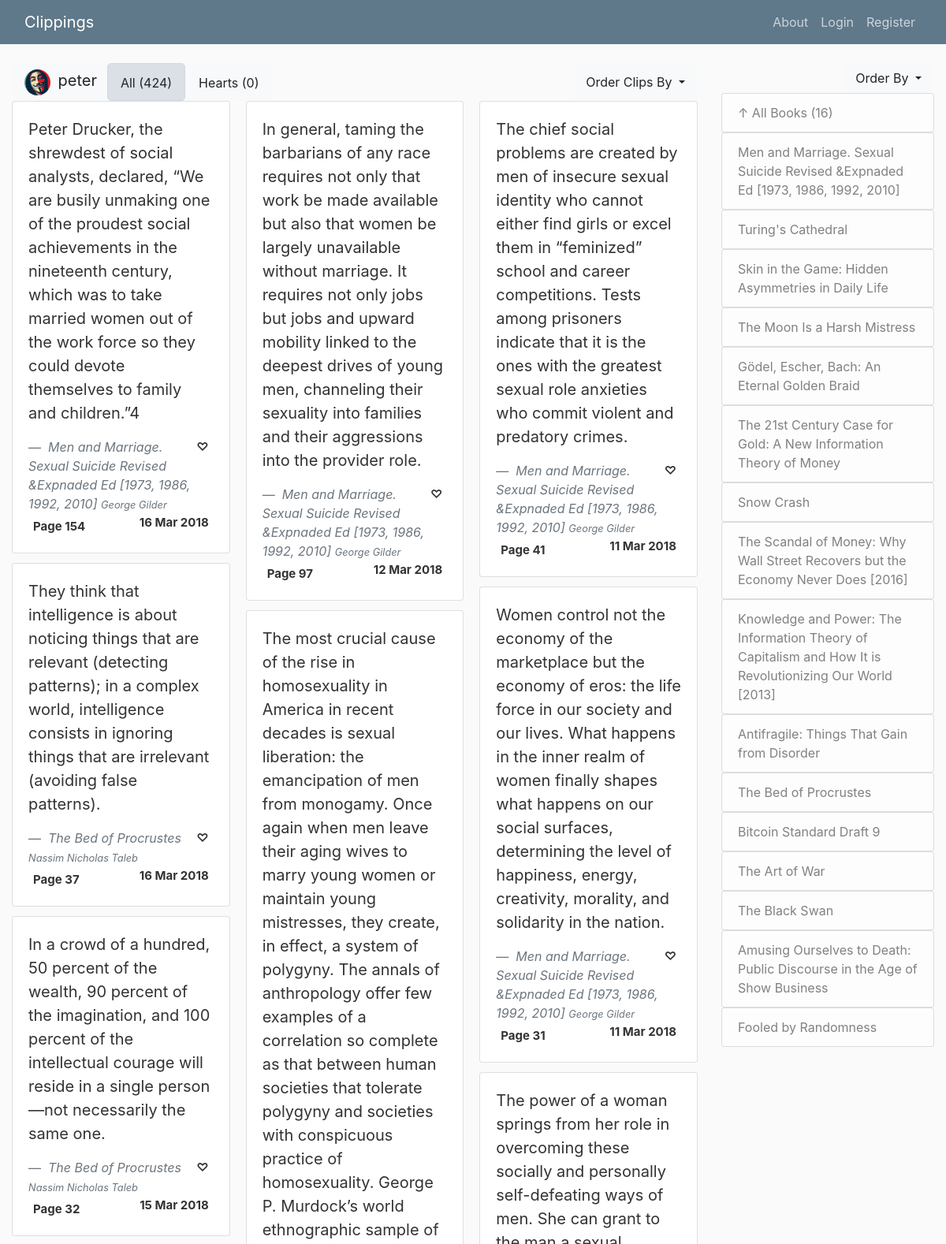
The app's page /peter (upper part) with its own data.
### clippings/models.py (models this page shows, shortened)
class User(db.Model, UserMixin):
    id = db.Column(db.Integer, primary_key=True)
    username = db.Column(db.String(20), unique=True, nullable=False)
    email = db.Column(db.String(120), unique=True, nullable=False)
    image_file = db.Column(db.String(20), nullable=False, default='default.jpg')
    password = db.Column(db.String(60), nullable=False)
    posts = db.relationship('Post', backref='author', lazy=True)
    likes = db.relationship('Clip', secondary=likes, backref='liked_by', lazy=True)

class Clip(db.Model):
    id = db.Column(db.Integer, primary_key=True)
    title = db.Column(db.String(400), nullable=False)
    author = db.Column(db.String(400), nullable=False)
    page = db.Column(db.Integer, nullable=False)
    location = db.Column(db.String(20), nullable=False)
    date = db.Column(db.DateTime, nullable=False, default=datetime.utcnow)
    clipping = db.Column(db.Text, nullable=False)
    is_favorite = db.Column(db.Boolean, default=False, nullable=False)
    user_id = db.Column(db.Integer, db.ForeignKey('user.id'), nullable=False)

### clippings/clips/routes.py (the view, shortened to what this page needs)
@clips.route("/<string:username>", methods=['GET', 'POST'])
@clips.route("/<string:username>/<string:title>", methods=['GET', 'POST'])
def user_book(username, title=None):
    user = User.query.filter_by(username=username).first_or_404()
    page = request.args.get('page', 1, type=int)
    clip_order = request.args.get('order_by', 'date.desc()')
    book_order = request.args.get('book_order', 'date.desc()')
    order = order_by.get(clip_order)
    b_order = order_by.get(book_order)
    clips_count = 0
    favorite_id = request.args.get('favorite_id')
    show_favorites = request.args.get('favorite')
    if(favorite_id):
        add_favorite(favorite_id)
    if(title == None):
        clips = Clip.query.filter_by(user_id=user.id).order_by(order).paginate(per_page=30, page=page)
        clips_count = Clip.query.filter_by(user_id=user.id).count()
        favorite_count = Clip.query.filter_by(user_id=user.id, is_favorite=True).count()
        if(show_favorites):
            clips = Clip.query.filter_by(user_id=user.id, is_favorite=True).order_by(order).paginate(per_page=30, page=page)
    books = Clip.query.filter_by(user_id=user.id).order_by(b_order).group_by(Clip.title).distinct(Clip.title)
    books_count = Clip.query.filter_by(user_id=user.id).order_by(b_order).group_by(Clip.title).distinct(Clip.title).count()
    return render_template('user_book.html.j2', clips=clips, user=user, books=books, title_selected=title,
                           order_by=clip_order, book_order=book_order, clips_count=clips_count, books_count=books_count,
                           add_favorite=add_favorite, favorite_count=favorite_count, favorite=show_favorites)

### clippings/templates/user_book.html.j2 (shortened to what this page needs)
{% extends 'layout.html.j2' %}
{% block content_header %}
{% include 'clip_sort.html.j2' with context%}
{% endblock content_header %}
{% block content %}
<div class="card-columns">
        {% for clip in clips.items %}
        <div class="card">
                <div class="card-body">
                    <blockquote class="blockquote mb-0">
                        <p>{{ clip.clipping }}</p>
                        {% if clip.is_favorite %}
                            {% if user == current_user%}
                                <a href="{{url_for('clips.user_book', username=user.username, title=title_selected, page=page_num, order_by=order_by, favorite=favorite, favorite_id=clip.id)}}"><span class="badge float-right">❤</span></a>
                            {% else %}
                                <span class="badge float-right">❤</span>
                            {% endif %}
                        {% else %}
                            {% if user == current_user%}
                                <a href="{{url_for('clips.user_book', username=user.username, title=title_selected, page=page_num, order_by=order_by, favorite=favorite, favorite_id=clip.id)}}"><span class="badge float-right">♡</span></a>
                             {% else %}
                                <span class="badge float-right">♡</span>
                            {% endif %}
                        {% endif %}
                        <footer class="blockquote-footer">
                            <cite title="title, author"> {{ clip.title }}
                                <small>{{ clip.author }}</small>
                            </cite>
                        </footer>
                        <div class="badge"> Page {{ clip.page }} </div>
                        <span class="badge float-right">{{ clip.date.strftime("%-d %b %Y") }}</span>
                    </blockquote>
                </div>
        </div>
        {% endfor %}
</div>
{% endblock content %}
{% block sidebar_header %}
    {% include 'book_sort.html.j2' with context%}
{% endblock sidebar_header %}
{% block left_sidebar %}
            <ul class="list-group">
            <a href="{{url_for('clips.user_book', username=user.username)}}">
                    <li class="list-group-item list-group-item-light"> 	&uarr; All Books ({{(books_count)}})</li></a>
            {% for book in books%}
                {% if book.title == title_selected%}
                    <a href="{{url_for('clips.user_book', username=user.username, order_by=order_by, book_order=book_order)}}">
                    <li class="list-group-item list-group-item-dark">{{book.title}}
                    - <small>{{ book.author }}</small></li></a>
                {% else %}
                    <a href="{{url_for('clips.user_book', username=user.username, title=book.title, order_by='page.asc()', book_order=book_order)}}">
                    <li class="list-group-item list-group-item-light">{{book.title}}</li>
                    </a>
                {% endif %}
            {% endfor %}
            </ul>
{% endblock left_sidebar %}

### clippings/templates/clip_sort.html.j2 (shortened to what this page needs)
<div class="row" style="margin-right:3px; margin-left: 3px;">
    <button type="button" class="btn btn-light">
    <img class="rounded-circle header-img" src="{{ url_for('static', filename='profile_pics/' + user.image_file) }}">
    <span style="font-size: 1.25rem;">{{user.username}}<span></button>
        {% if favorite == 'true' %}
            <a href="{{url_for('clips.user_book', username=user.username, title=title_selected, page=page_num, order_by=order_by)}}">
            <button class="btn btn-lg btn-light"><span style="font-size: 1rem;">All ({{(clips_count)}})<span></button>
            </a>
            <a href="{{url_for('clips.user_book', username=user.username, title=title_selected, page=page_num, order_by=order_by, favorite='true')}}">
            <button class="btn btn-lg btn-light active"><span style="font-size: 1rem;">Hearts ({{(favorite_count)}})<span></button>
            </a>
        {% else %}
            <a href="{{url_for('clips.user_book', username=user.username, title=title_selected, page=page_num, order_by=order_by)}}">
            <button class="btn btn-lg btn-light active"><span style="font-size: 1rem;">All ({{(clips_count)}})<span></button>
            </a>
            <a href="{{url_for('clips.user_book', username=user.username, title=title_selected, page=page_num, order_by=order_by, favorite='true')}}">
            <button class="btn btn-lg btn-light"><span style="font-size: 1rem;">Hearts ({{(favorite_count)}})<span></button>
            </a>
        {% endif %}
        <button class="btn btn-secondary btn-light dropdown-toggle ml-auto" type="button" id="dropdownMenuButton" data-toggle="dropdown" aria-haspopup="true" aria-expanded="false">
         Order Clips By
        </button>
</div>

### clippings/static/main.css (style rules this page uses)
body { background: #fafafa; color: #333333; margin-top: 5rem; }
.header-img { height: 33px; width: 33px; margin-right: 5px; }

### records on screen
User: image_file (picture), username "peter"
Clip: clipping "Peter Drucker, the shrewdest of social analysts, declared, “We are busily unmaking one of the proudest social achievements in the nineteenth century, which was to take married women out of the work force so they could devote themselves to family and children.”4", title "Men and Marriage. Sexual Suicide Revised &Expnaded Ed [1973, 1986, 1992, 2010]", author "George Gilder", page "154", date "16 Mar 2018"
Clip: clipping "They think that intelligence is about noticing things that are relevant (detecting patterns); in a complex world, intelligence consists in ignoring things that are irrelevant (avoiding false patterns).", title "The Bed of Procrustes", author "Nassim Nicholas Taleb", page "37", date "16 Mar 2018"
Clip: clipping "In a crowd of a hundred, 50 percent of the wealth, 90 percent of the imagination, and 100 percent of the intellectual courage will reside in a single person—not necessarily the same one.", title "The Bed of Procrustes", author "Nassim Nicholas Taleb", page "32", date "15 Mar 2018"
Clip: clipping "In general, taming the barbarians of any race requires not only that work be made available but also that women be largely unavailable without marriage. It requires not only jobs but jobs and upward mobility linked to the deepest drives of young men, channeling their sexuality into families and their aggressions into the provider role.", title "Men and Marriage. Sexual Suicide Revised &Expnaded Ed [1973, 1986, 1992, 2010]", author "George Gilder", page "97", date "12 Mar 2018"
Clip: clipping "The chief social problems are created by men of insecure sexual identity who cannot either find girls or excel them in “feminized” school and career competitions. Tests among prisoners indicate that it is the ones with the greatest sexual role anxieties who commit violent and predatory crimes.", title "Men and Marriage. Sexual Suicide Revised &Expnaded Ed [1973, 1986, 1992, 2010]", author "George Gilder", page "41", date "11 Mar 2018"
Clip: clipping "Women control not the economy of the marketplace but the economy of eros: the life force in our society and our lives. What happens in the inner realm of women finally shapes what happens on our social surfaces, determining the level of happiness, energy, creativity, morality, and solidarity in the nation.", title "Men and Marriage. Sexual Suicide Revised &Expnaded Ed [1973, 1986, 1992, 2010]", author "George Gilder", page "31", date "11 Mar 2018"
Clip: title "Men and Marriage. Sexual Suicide Revised &Expnaded Ed [1973, 1986, 1992, 2010]"
Clip: title "Turing's Cathedral"
Clip: title "Skin in the Game: Hidden Asymmetries in Daily Life"
Clip: title "The Moon Is a Harsh Mistress"
Clip: title "Gödel, Escher, Bach: An Eternal Golden Braid"
Clip: title "The 21st Century Case for Gold: A New Information Theory of Money"
Clip: title "Snow Crash"
Clip: title "The Scandal of Money: Why Wall Street Recovers but the Economy Never Does [2016]"
Clip: title "Knowledge and Power: The Information Theory of Capitalism and How It is Revolutionizing Our World [2013]"
Clip: title "Antifragile: Things That Gain from Disorder"
Clip: title "The Bed of Procrustes"
Clip: title "Bitcoin Standard Draft 9"
Clip: title "The Art of War"
Clip: title "The Black Swan"
Clip: title "Amusing Ourselves to Death: Public Discourse in the Age of Show Business"
Clip: title "Fooled by Randomness"

### other values on screen
{{ (clips_count) }} "424"
{{ (favorite_count) }} "0"
{{ (books_count) }} "16"
